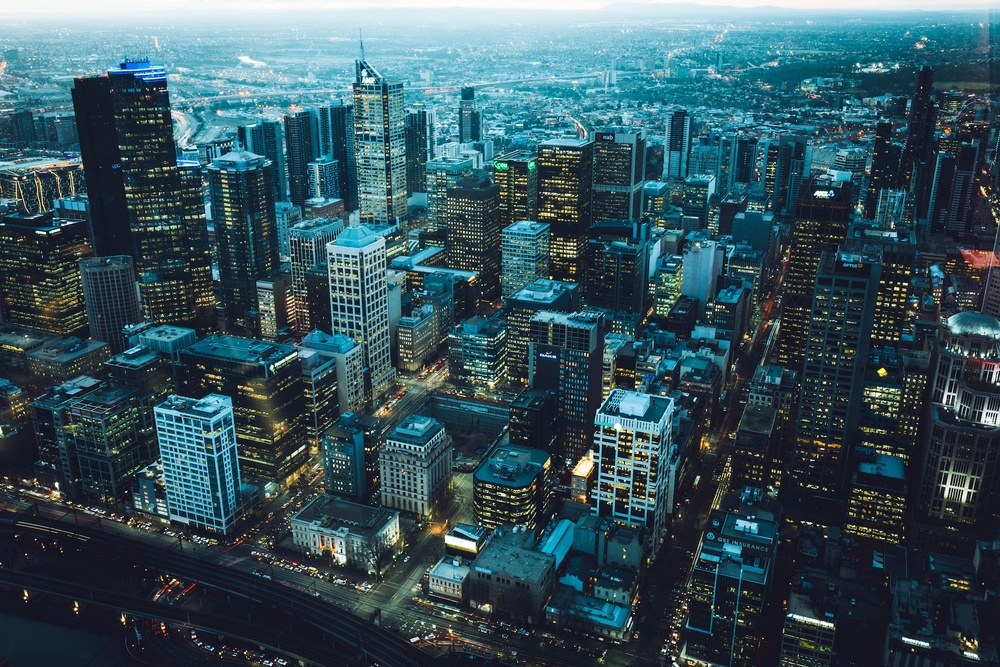
#> input picture images/cats/2.jpg, 1000 x 667 px, shrunk from 1920 x 1280 before the run
$ python transformations.py
#> lines starting #> are read from the running program, lines starting #| are printed output that depends on the picture
import cv2 as cv
import numpy as np

img = cv.imread("images/cats/2.jpg")
#> img is the input picture: shape (667, 1000, 3); mean B, G, R 91.8, 82.6, 54.6
cv.imshow("cat", img)


# TRANSLATIONS
def translate(
    img, x, y
):  # x & y are the number of pixels by which we have to shift the image
#> called with x = 100, y = 100
    transMat = np.float32(
        [[1, 0, x], [0, 1, y]]
    )  # it is a translation matix of type float essentialy 2 by 3  matrix
    dimensions = (img.shape[1], img.shape[0])
#> dimensions = (1000, 667)
    return cv.warpAffine(
        img, transMat, dimensions
    )  # this is the function which performs the translation
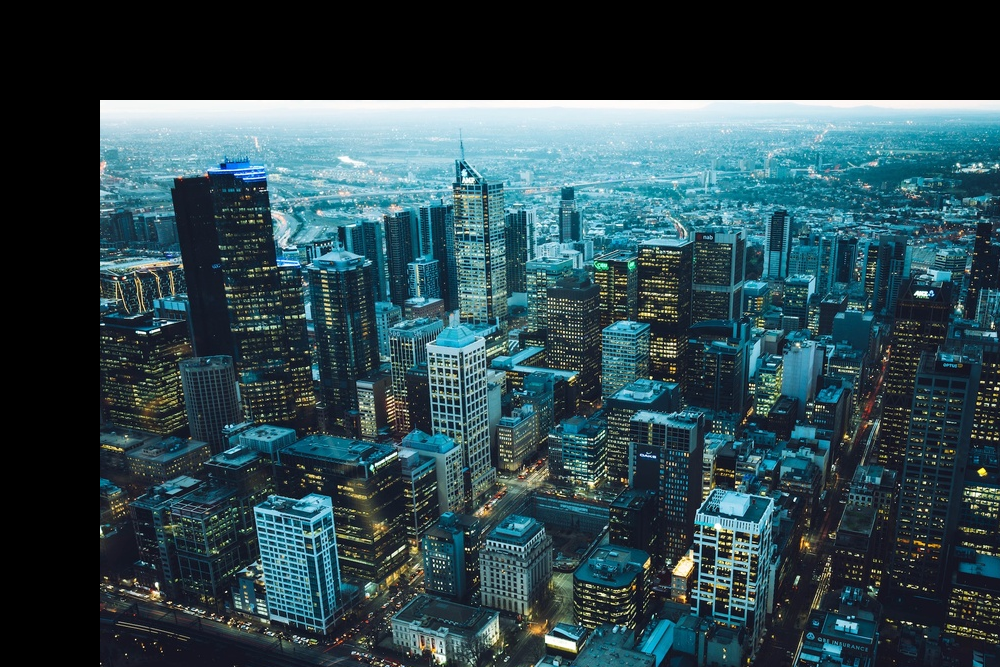
#> returned value: shape (667, 1000, 3); mean of channels 0, 1, 2 78.3, 71.2, 46; drawn as B, G, R


# -x --> left shift
# x --> right shift
# -y --> up wards
# y --> down wards

translated = translate(img, 100, 100)
#cv.imshow("translated", translated)


# ROTATING THE IMAGE
def rotate(img, angle, rotpoint=None):
#> called with angle = 180
    (height, width) = img.shape[:2]
#> height = 667; width = 1000

    if rotpoint is None:
        rotpoint = (width // 2, height // 2)
#> rotpoint = (500, 333)

    rotMat = cv.getRotationMatrix2D(rotpoint, angle, 1.0)
    dimensions = (width, height)
#> dimensions = (1000, 667)

    return cv.warpAffine(img, rotMat, dimensions)
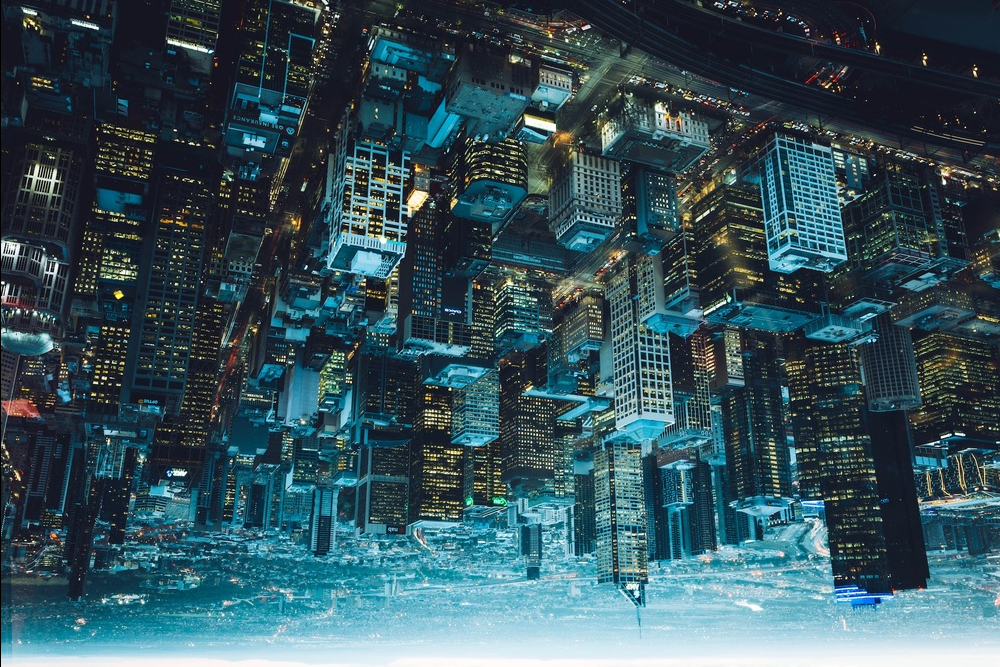
#> returned value: shape (667, 1000, 3); mean of channels 0, 1, 2 91.7, 82.5, 54.6; drawn as B, G, R


rotated = rotate(img, 180)
#cv.imshow("rotated", rotated)


# FLIPPING THE IMAGE
fliped = cv.flip(img, -1)
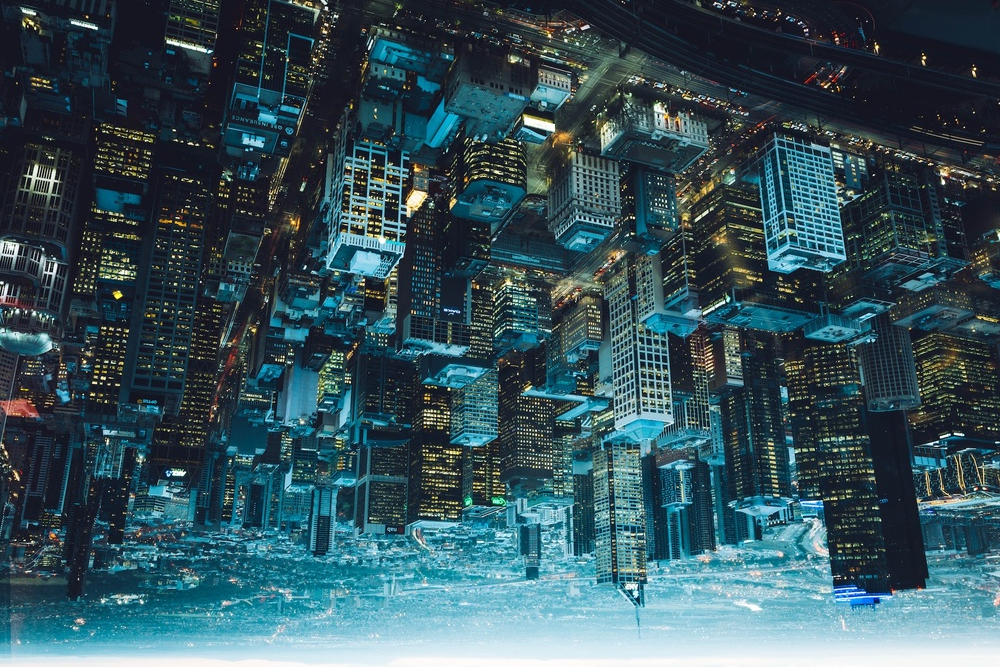
#> fliped: shape (667, 1000, 3); mean B, G, R 91.8, 82.6, 54.6
cv.imshow("fliped", fliped)


cv.waitKey(0)

$ run again, with images/cats/1.jpg copied over images/cats/2.jpg
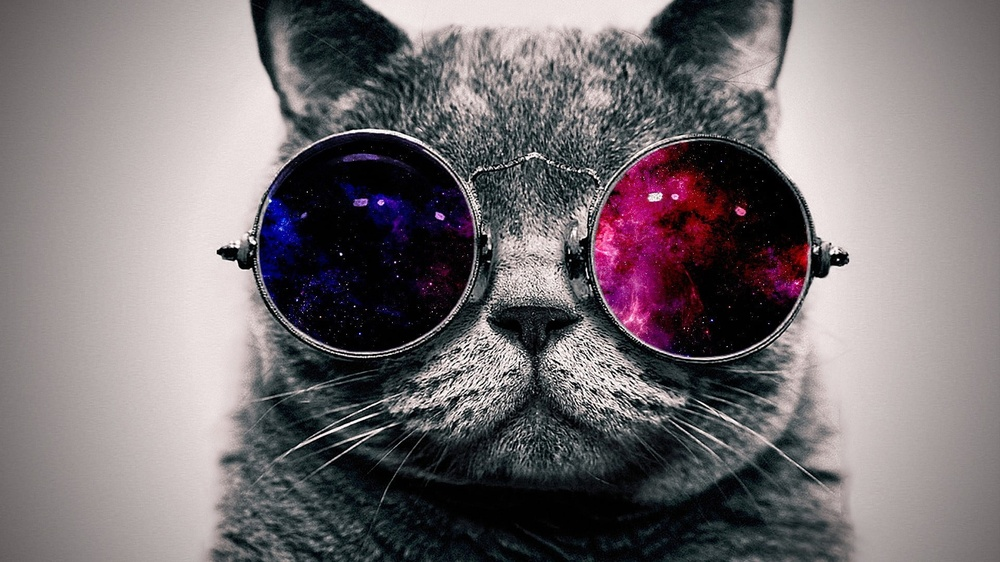
#> input picture images/cats/1.jpg, 1000 x 562 px, shrunk from 1920 x 1080 before the run
#> img is the input picture: shape (562, 1000, 3); mean B, G, R 114.4, 111.5, 118.1
#> in translate, `return cv.warpAffine( img, transMat, dimensions )`:
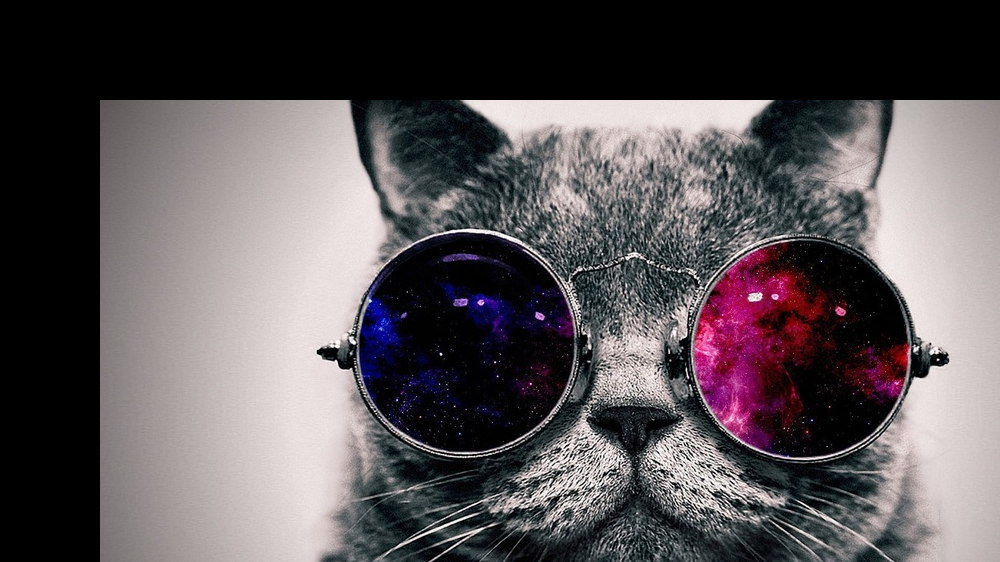
#> returned value: shape (562, 1000, 3); mean of channels 0, 1, 2 87.5, 84.7, 90.7; drawn as B, G, R
#> `fliped = cv.flip(img, -1)`:
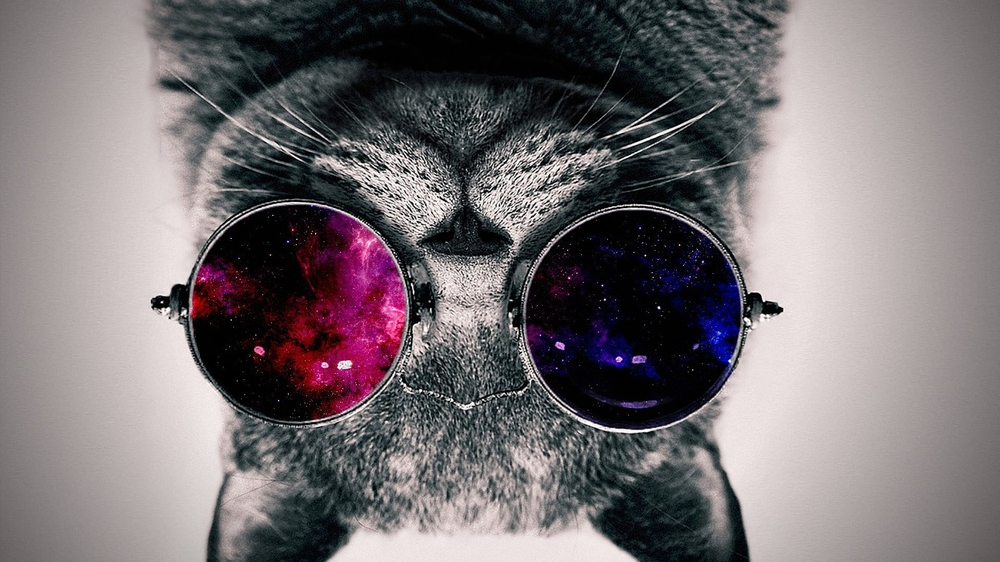
#> fliped: shape (562, 1000, 3); mean B, G, R 114.4, 111.5, 118.1

$ run again, with images/cats/3.jpg copied over images/cats/2.jpg
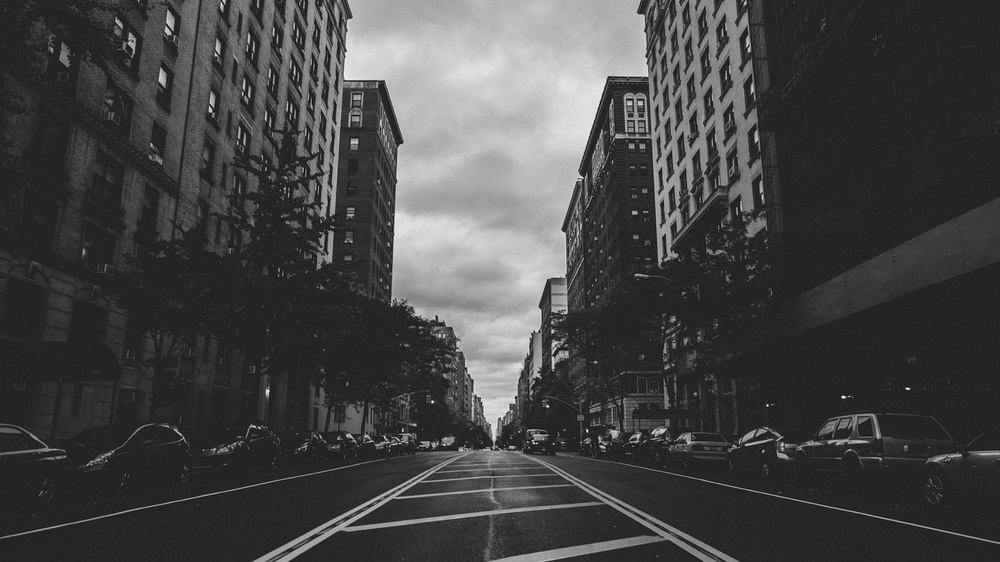
#> input picture images/cats/3.jpg, 1000 x 562 px, shrunk from 1920 x 1080 before the run
#> img is the input picture: shape (562, 1000, 3); min 7, max 255, mean 68.8
#> in translate, `return cv.warpAffine( img, transMat, dimensions )`:
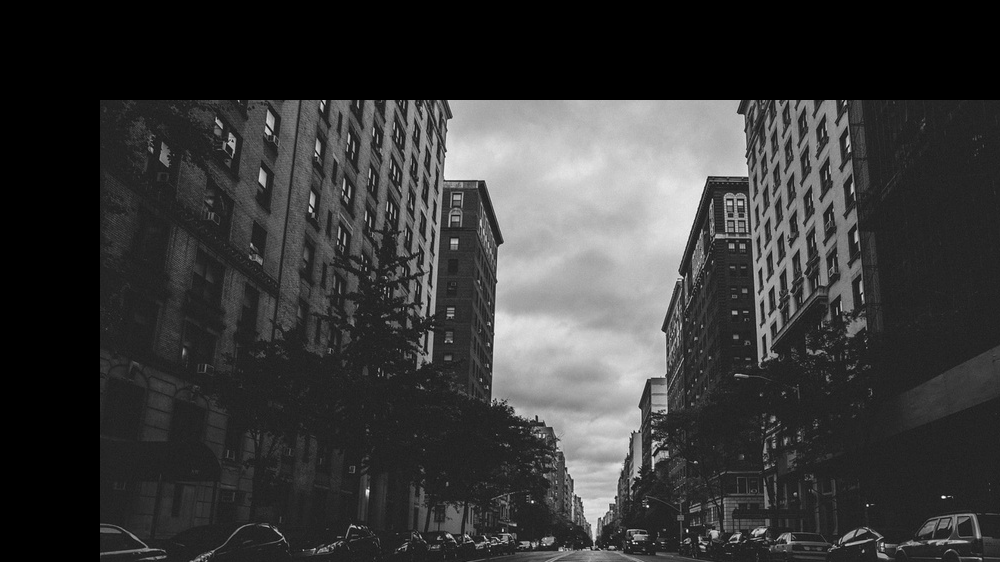
#> returned value: shape (562, 1000, 3); min 0, max 255, mean 56.6
#> `fliped = cv.flip(img, -1)`:
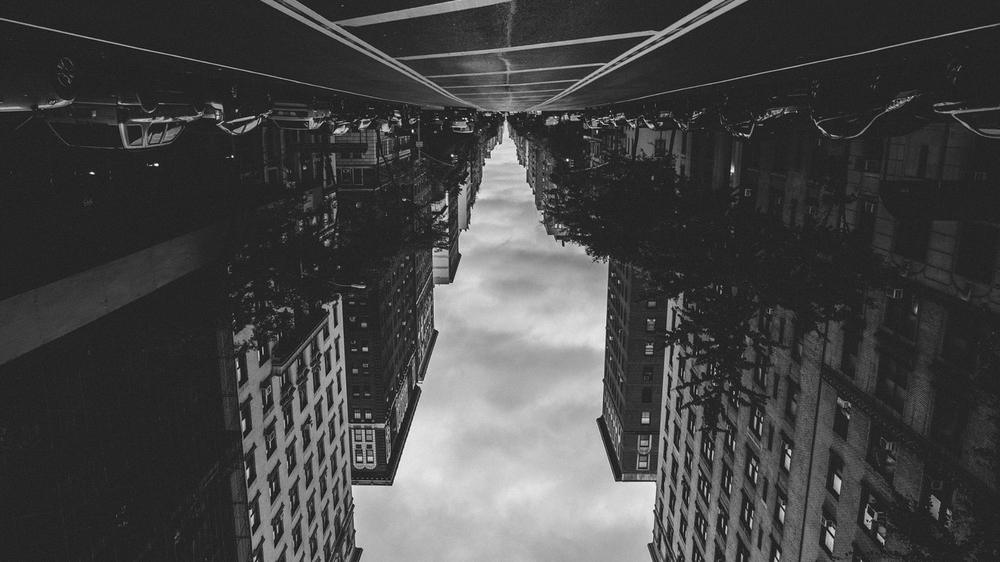
#> fliped: shape (562, 1000, 3); min 7, max 255, mean 68.8

$ run again, with images/cats/6.jpg copied over images/cats/2.jpg
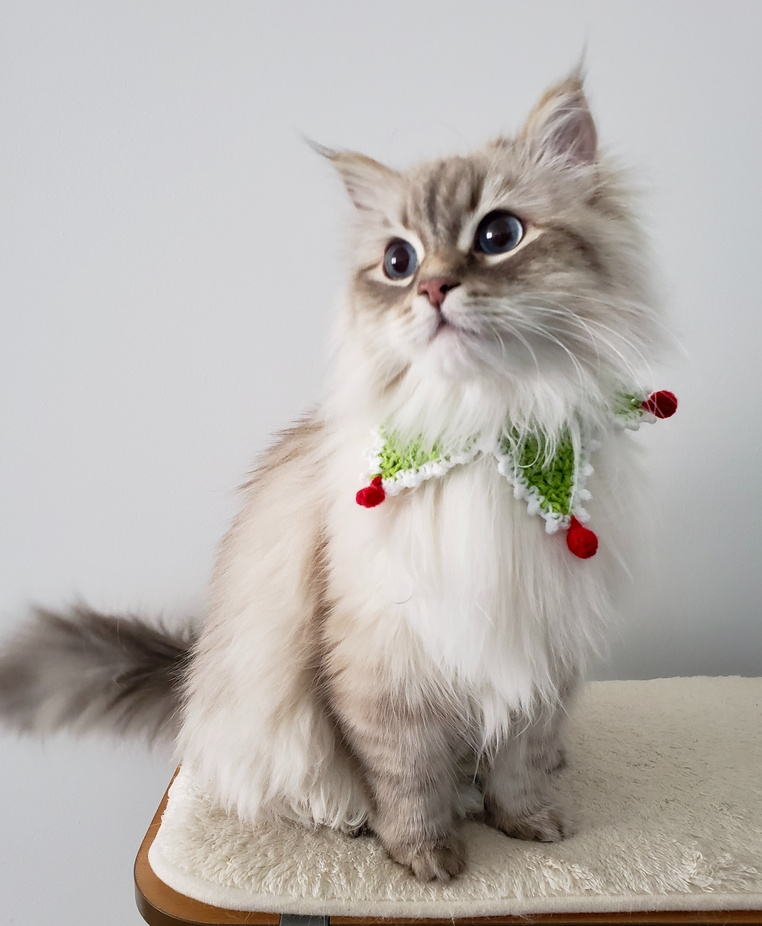
#> input picture images/cats/6.jpg, 762 x 926 px, shrunk from 2830 x 3442 before the run
#> img is the input picture: shape (926, 762, 3); mean B, G, R 175, 179.2, 184.3
#> in translate, `return cv.warpAffine( img, transMat, dimensions )`:
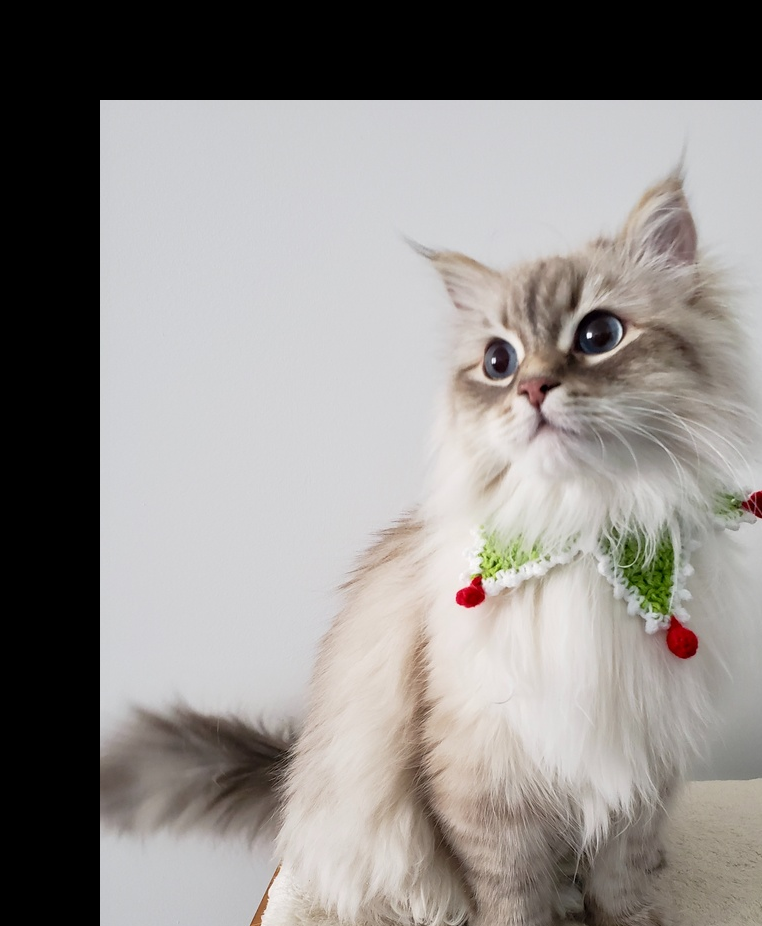
#> returned value: shape (926, 762, 3); mean of channels 0, 1, 2 139.1, 141.8, 145.5; drawn as B, G, R
#> in rotate, `return cv.warpAffine(img, rotMat, dimensions)`:
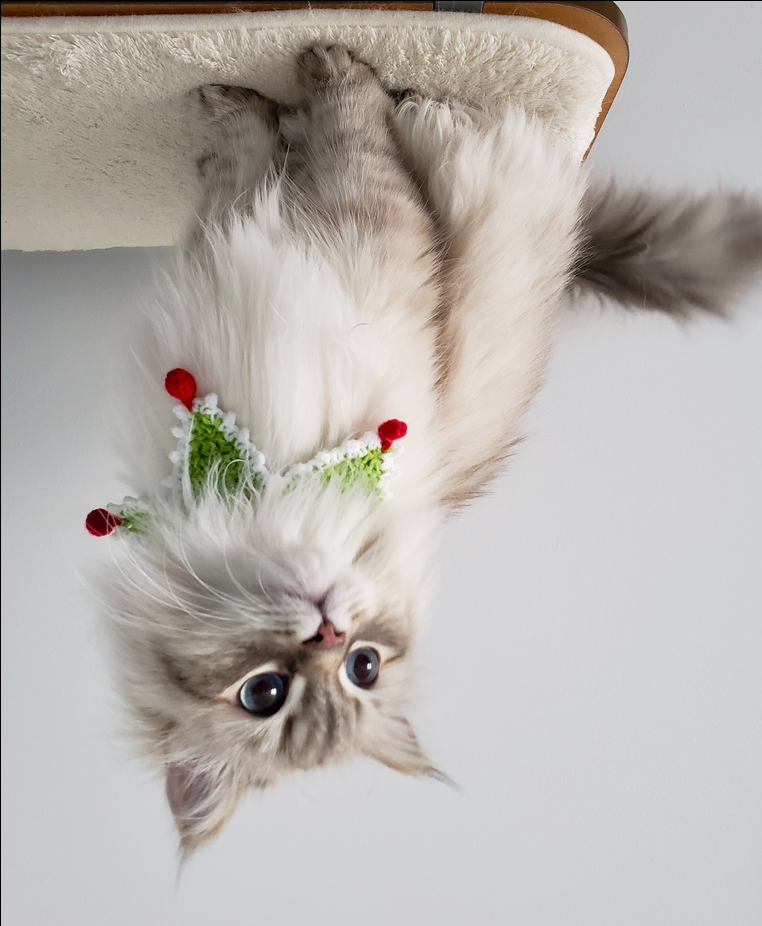
#> returned value: shape (926, 762, 3); mean of channels 0, 1, 2 174.5, 178.7, 183.8; drawn as B, G, R
